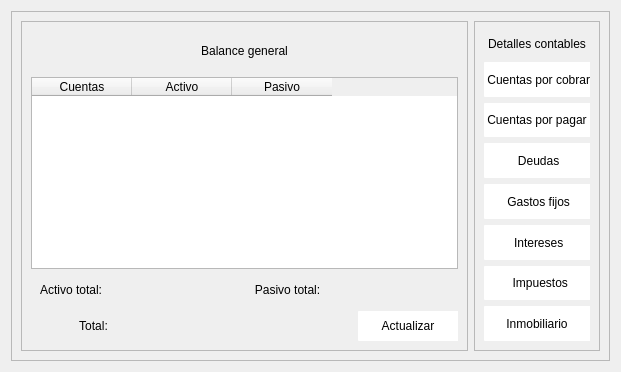
               <widget class="QWidget" name="page_finanzas">
                <layout class="QHBoxLayout" name="horizontalLayout_40">
                 <item>
                  <widget class="QFrame" name="frame_17">
                   <property name="frameShape">
                    <enum>QFrame::StyledPanel</enum>
                   </property>
                   <property name="frameShadow">
                    <enum>QFrame::Raised</enum>
                   </property>
                   <layout class="QHBoxLayout" name="horizontalLayout_23">
                    <item>
                     <widget class="QFrame" name="frame_21">
                      <property name="minimumSize">
                       <size>
                        <width>150</width>
                        <height>50</height>
                       </size>
                      </property>
                      <property name="maximumSize">
                       <size>
                        <width>600</width>
                        <height>16777215</height>
                       </size>
                      </property>
                      <property name="frameShape">
                       <enum>QFrame::StyledPanel</enum>
                      </property>
                      <property name="frameShadow">
                       <enum>QFrame::Raised</enum>
                      </property>
                      <layout class="QVBoxLayout" name="verticalLayout_3">
                       <item>
                        <widget class="QLabel" name="label_32">
                         <property name="minimumSize">
                          <size>
                           <width>0</width>
                           <height>40</height>
                          </size>
                         </property>
                         <property name="maximumSize">
                          <size>
                           <width>16777215</width>
                           <height>50</height>
                          </size>
                         </property>
                         <property name="styleSheet">
                          <string notr="true">font: 75 12pt &quot;Open Sans Semibold&quot;</string>
                         </property>
                         <property name="text">
                          <string>Balance general</string>
                         </property>
                         <property name="alignment">
                          <set>Qt::AlignCenter</set>
                         </property>
                        </widget>
                       </item>
                       <item>
                        <widget class="QTableWidget" name="tableWidget_finanzas">
                         <column>
                          <property name="text">
                           <string>Cuentas</string>
                          </property>
                         </column>
                         <column>
                          <property name="text">
                           <string>Activo</string>
                          </property>
                         </column>
                         <column>
                          <property name="text">
                           <string>Pasivo</string>
                          </property>
                         </column>
                        </widget>
                       </item>
                       <item>
                        <layout class="QHBoxLayout" name="horizontalLayout_115">
                         <item>
                          <widget class="QLabel" name="label_151">
                           <property name="minimumSize">
                            <size>
                             <width>75</width>
                             <height>0</height>
                            </size>
                           </property>
                           <property name="maximumSize">
                            <size>
                             <width>100</width>
                             <height>16777215</height>
                            </size>
                           </property>
                           <property name="text">
                            <string>Activo total:</string>
                           </property>
                           <property name="alignment">
                            <set>Qt::AlignCenter</set>
                           </property>
                          </widget>
                         </item>
                         <item>
                          <widget class="QLabel" name="lbl_activo">
                           <property name="minimumSize">
                            <size>
                             <width>125</width>
                             <height>0</height>
                            </size>
                           </property>
                           <property name="maximumSize">
                            <size>
                             <width>100</width>
                             <height>16777215</height>
                            </size>
                           </property>
                           <property name="text">
                            <string/>
                           </property>
                          </widget>
                         </item>
                         <item>
                          <widget class="QLabel" name="label_152">
                           <property name="minimumSize">
                            <size>
                             <width>75</width>
                             <height>30</height>
                            </size>
                           </property>
                           <property name="maximumSize">
                            <size>
                             <width>100</width>
                             <height>16777215</height>
                            </size>
                           </property>
                           <property name="text">
                            <string>Pasivo total:</string>
                           </property>
                           <property name="alignment">
                            <set>Qt::AlignCenter</set>
                           </property>
                          </widget>
                         </item>
                         <item>
                          <widget class="QLabel" name="lbl_pasivo">
                           <property name="minimumSize">
                            <size>
                             <width>125</width>
                             <height>0</height>
                            </size>
                           </property>
                           <property name="maximumSize">
                            <size>
                             <width>100</width>
                             <height>16777215</height>
                            </size>
                           </property>
                           <property name="text">
                            <string/>
                           </property>
                          </widget>
                         </item>
                        </layout>
                       </item>
                       <item>
                        <layout class="QHBoxLayout" name="horizontalLayout_22">
                         <item>
                          <widget class="QLabel" name="label_33">
                           <property name="minimumSize">
                            <size>
                             <width>125</width>
                             <height>0</height>
                            </size>
                           </property>
                           <property name="maximumSize">
                            <size>
                             <width>100</width>
                             <height>16777215</height>
                            </size>
                           </property>
                           <property name="text">
                            <string>Total:</string>
                           </property>
                           <property name="alignment">
                            <set>Qt::AlignCenter</set>
                           </property>
                          </widget>
                         </item>
                         <item>
                          <widget class="QLabel" name="lbl_total_finanzas">
                           <property name="minimumSize">
                            <size>
                             <width>150</width>
                             <height>0</height>
                            </size>
                           </property>
                           <property name="maximumSize">
                            <size>
                             <width>150</width>
                             <height>16777215</height>
                            </size>
                           </property>
                           <property name="text">
                            <string/>
                           </property>
                          </widget>
                         </item>
                         <item>
                          <spacer name="horizontalSpacer_38">
                           <property name="orientation">
                            <enum>Qt::Horizontal</enum>
                           </property>
                           <property name="sizeHint" stdset="0">
                            <size>
                             <width>40</width>
                             <height>20</height>
                            </size>
                           </property>
                          </spacer>
                         </item>
                         <item>
                          <widget class="QPushButton" name="btn_actualiza_finanzas">
                           <property name="minimumSize">
                            <size>
                             <width>100</width>
                             <height>30</height>
                            </size>
                           </property>
                           <property name="styleSheet">
                            <string notr="true">QFrame{
background-color: rgb(51, 157, 255);
}

QPushButton{
background-color: rgb(255, 255, 255);
border-top-left-radius:1px;
border-bottom-left-radius:1px;
font: 75 9pt &quot;Open Sans Semibold&quot;
}

QPushButton:hover{
color: rgb(255, 255, 255);
background-color: rgb(51, 157, 255);
border-top-left-radius:1px;
border-bottom-left-radius:1px;
font: 75 9pt  &quot;Open Sans Semibold&quot;
}</string>
                           </property>
                           <property name="text">
                            <string>Actualizar</string>
                           </property>
                          </widget>
                         </item>
                        </layout>
                       </item>
                      </layout>
                     </widget>
                    </item>
                    <item>
                     <widget class="QFrame" name="frame_32">
                      <property name="frameShape">
                       <enum>QFrame::StyledPanel</enum>
                      </property>
                      <property name="frameShadow">
                       <enum>QFrame::Raised</enum>
                      </property>
                      <layout class="QVBoxLayout" name="verticalLayout_28">
                       <item>
                        <widget class="QLabel" name="label_134">
                         <property name="maximumSize">
                          <size>
                           <width>16777215</width>
                           <height>25</height>
                          </size>
                         </property>
                         <property name="styleSheet">
                          <string notr="true">font: 75 11pt &quot;Open Sans Semibold&quot;</string>
                         </property>
                         <property name="text">
                          <string>Detalles contables</string>
                         </property>
                         <property name="alignment">
                          <set>Qt::AlignCenter</set>
                         </property>
                        </widget>
                       </item>
                       <item>
                        <widget class="QPushButton" name="btn_cuentas_cobrar">
                         <property name="maximumSize">
                          <size>
                           <width>16777215</width>
                           <height>100</height>
                          </size>
                         </property>
                         <property name="styleSheet">
                          <string notr="true">QFrame{
background-color: rgb(51, 157, 255);
}

QPushButton{
background-color: rgb(255, 255, 255);
border-top-left-radius:1px;
border-bottom-left-radius:1px;
font: 75 9pt &quot;Open Sans Semibold&quot;
}

QPushButton:hover{
color: rgb(255, 255, 255);
background-color: rgb(51, 157, 255);
border-top-left-radius:1px;
border-bottom-left-radius:1px;
font: 75 9pt  &quot;Open Sans Semibold&quot;
}</string>
                         </property>
                         <property name="text">
                          <string> Cuentas por cobrar</string>
                         </property>
                         <property name="icon">
                          <iconset>
                           <normaloff>../../Pictures/PROYECTO ESTRUCTURA DE DATOS/2761101.png</normaloff>../../Pictures/PROYECTO ESTRUCTURA DE DATOS/2761101.png</iconset>
                         </property>
                         <property name="iconSize">
                          <size>
                           <width>45</width>
                           <height>45</height>
                          </size>
                         </property>
                        </widget>
                       </item>
                       <item>
                        <widget class="QPushButton" name="btn_cuentas_pagar">
                         <property name="minimumSize">
                          <size>
                           <width>100</width>
                           <height>0</height>
                          </size>
                         </property>
                         <property name="maximumSize">
                          <size>
                           <width>16777215</width>
                           <height>100</height>
                          </size>
                         </property>
                         <property name="styleSheet">
                          <string notr="true">QFrame{
background-color: rgb(51, 157, 255);
}

QPushButton{
background-color: rgb(255, 255, 255);
border-top-left-radius:1px;
border-bottom-left-radius:1px;
font: 75 9pt &quot;Open Sans Semibold&quot;
}

QPushButton:hover{
color: rgb(255, 255, 255);
background-color: rgb(51, 157, 255);
border-top-left-radius:1px;
border-bottom-left-radius:1px;
font: 75 9pt  &quot;Open Sans Semibold&quot;
}</string>
                         </property>
                         <property name="text">
                          <string>Cuentas por pagar</string>
                         </property>
                         <property name="icon">
                          <iconset>
                           <normaloff>../../Pictures/PROYECTO ESTRUCTURA DE DATOS/181095.png</normaloff>../../Pictures/PROYECTO ESTRUCTURA DE DATOS/181095.png</iconset>
                         </property>
                         <property name="iconSize">
                          <size>
                           <width>45</width>
                           <height>45</height>
                          </size>
                         </property>
                        </widget>
                       </item>
                       <item>
                        <widget class="QPushButton" name="btn_deudas">
                         <property name="maximumSize">
                          <size>
                           <width>16777215</width>
                           <height>100</height>
                          </size>
                         </property>
                         <property name="styleSheet">
                          <string notr="true">QFrame{
background-color: rgb(51, 157, 255);
}

QPushButton{
background-color: rgb(255, 255, 255);
border-top-left-radius:1px;
border-bottom-left-radius:1px;
font: 75 9pt &quot;Open Sans Semibold&quot;
}

QPushButton:hover{
color: rgb(255, 255, 255);
background-color: rgb(51, 157, 255);
border-top-left-radius:1px;
border-bottom-left-radius:1px;
font: 75 9pt  &quot;Open Sans Semibold&quot;
}</string>
                         </property>
                         <property name="text">
                          <string> Deudas</string>
                         </property>
                         <property name="icon">
                          <iconset>
                           <normaloff>../../Pictures/PROYECTO ESTRUCTURA DE DATOS/749563.png</normaloff>../../Pictures/PROYECTO ESTRUCTURA DE DATOS/749563.png</iconset>
                         </property>
                         <property name="iconSize">
                          <size>
                           <width>45</width>
                           <height>45</height>
                          </size>
                         </property>
                        </widget>
                       </item>
                       <item>
                        <widget class="QPushButton" name="btn_gastos_fijos">
                         <property name="maximumSize">
                          <size>
                           <width>16777215</width>
                           <height>100</height>
                          </size>
                         </property>
                         <property name="styleSheet">
                          <string notr="true">QFrame{
background-color: rgb(51, 157, 255);
}

QPushButton{
background-color: rgb(255, 255, 255);
border-top-left-radius:1px;
border-bottom-left-radius:1px;
font: 75 9pt &quot;Open Sans Semibold&quot;
}

QPushButton:hover{
color: rgb(255, 255, 255);
background-color: rgb(51, 157, 255);
border-top-left-radius:1px;
border-bottom-left-radius:1px;
font: 75 9pt  &quot;Open Sans Semibold&quot;
}</string>
                         </property>
                         <property name="text">
                          <string> Gastos fijos</string>
                         </property>
                         <property name="icon">
                          <iconset>
                           <normaloff>../../Pictures/PROYECTO ESTRUCTURA DE DATOS/cash_icon-icons.com_51090.png</normaloff>../../Pictures/PROYECTO ESTRUCTURA DE DATOS/cash_icon-icons.com_51090.png</iconset>
                         </property>
                         <property name="iconSize">
                          <size>
                           <width>45</width>
                           <height>45</height>
                          </size>
                         </property>
                        </widget>
                       </item>
                       <item>
                        <widget class="QPushButton" name="btn_intereses">
                         <property name="maximumSize">
                          <size>
                           <width>16777215</width>
                           <height>100</height>
                          </size>
                         </property>
                         <property name="styleSheet">
                          <string notr="true">QFrame{
background-color: rgb(51, 157, 255);
}

QPushButton{
background-color: rgb(255, 255, 255);
border-top-left-radius:1px;
border-bottom-left-radius:1px;
font: 75 9pt &quot;Open Sans Semibold&quot;
}

QPushButton:hover{
color: rgb(255, 255, 255);
background-color: rgb(51, 157, 255);
border-top-left-radius:1px;
border-bottom-left-radius:1px;
font: 75 9pt  &quot;Open Sans Semibold&quot;
}</string>
                         </property>
                         <property name="text">
                          <string> Intereses</string>
                         </property>
                         <property name="icon">
                          <iconset>
                           <normaloff>../../Pictures/PROYECTO ESTRUCTURA DE DATOS/f619f4ebc6df66178b7e6737c19643a4.png</normaloff>../../Pictures/PROYECTO ESTRUCTURA DE DATOS/f619f4ebc6df66178b7e6737c19643a4.png</iconset>
                         </property>
                         <property name="iconSize">
                          <size>
                           <width>45</width>
                           <height>45</height>
                          </size>
                         </property>
                        </widget>
                       </item>
                       <item>
                        <widget class="QPushButton" name="btn_impuestos">
                         <property name="maximumSize">
                          <size>
                           <width>16777215</width>
                           <height>100</height>
                          </size>
                         </property>
                         <property name="styleSheet">
                          <string notr="true">QFrame{
background-color: rgb(51, 157, 255);
}

QPushButton{
background-color: rgb(255, 255, 255);
border-top-left-radius:1px;
border-bottom-left-radius:1px;
font: 75 9pt &quot;Open Sans Semibold&quot;
}

QPushButton:hover{
color: rgb(255, 255, 255);
background-color: rgb(51, 157, 255);
border-top-left-radius:1px;
border-bottom-left-radius:1px;
font: 75 9pt  &quot;Open Sans Semibold&quot;
}</string>
                         </property>
                         <property name="text">
                          <string>  Impuestos</string>
                         </property>
                         <property name="icon">
                          <iconset>
                           <normaloff>../../Pictures/PROYECTO ESTRUCTURA DE DATOS/2017507.png</normaloff>../../Pictures/PROYECTO ESTRUCTURA DE DATOS/2017507.png</iconset>
                         </property>
                         <property name="iconSize">
                          <size>
                           <width>45</width>
                           <height>45</height>
                          </size>
                         </property>
                        </widget>
                       </item>
                       <item>
                        <widget class="QPushButton" name="btn_inmobiliario">
                         <property name="maximumSize">
                          <size>
                           <width>16777215</width>
                           <height>100</height>
                          </size>
                         </property>
                         <property name="styleSheet">
                          <string notr="true">QFrame{
background-color: rgb(51, 157, 255);
}

QPushButton{
background-color: rgb(255, 255, 255);
border-top-left-radius:1px;
border-bottom-left-radius:1px;
font: 75 9pt &quot;Open Sans Semibold&quot;
}

QPushButton:hover{
color: rgb(255, 255, 255);
background-color: rgb(51, 157, 255);
border-top-left-radius:1px;
border-bottom-left-radius:1px;
font: 75 9pt  &quot;Open Sans Semibold&quot;
}</string>
                         </property>
                         <property name="text">
                          <string> Inmobiliario </string>
                         </property>
                         <property name="icon">
                          <iconset>
                           <normaloff>../../Pictures/PROYECTO ESTRUCTURA DE DATOS/1473559.png</normaloff>../../Pictures/PROYECTO ESTRUCTURA DE DATOS/1473559.png</iconset>
                         </property>
                         <property name="iconSize">
                          <size>
                           <width>45</width>
                           <height>45</height>
                          </size>
                         </property>
                        </widget>
                       </item>
                      </layout>
                     </widget>
                    </item>
                   </layout>
                  </widget>
                 </item>
                </layout>
               </widget>
